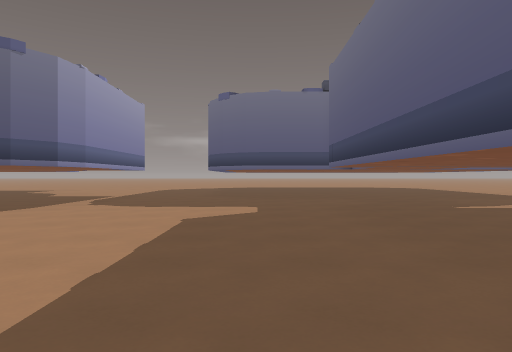
View 1 (above)

15 first-person views from a walk through a level from a Godot 3-D game. The camera is 1.2 m above the floor, looks level and sees 70° across. The floor is counted in squares, 2 m on a side. Each view is taken from the middle of a square. On the plan, view 1 faces up. The plan holds only what a view shows up to about 10 squares ahead; the rest is blank. The place goes on beyond the plan. Characters and animated objects are left out.

View 2
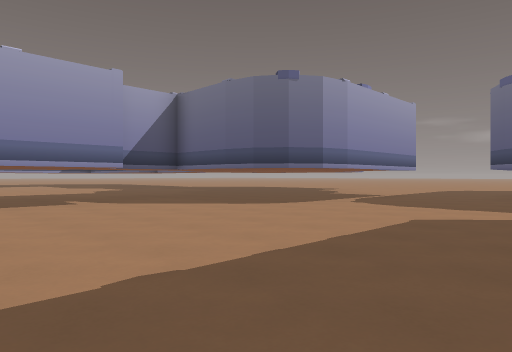

View 3
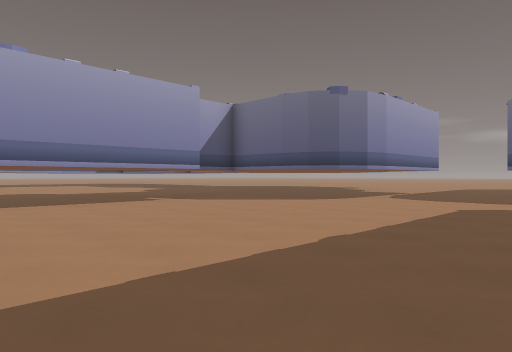

View 4
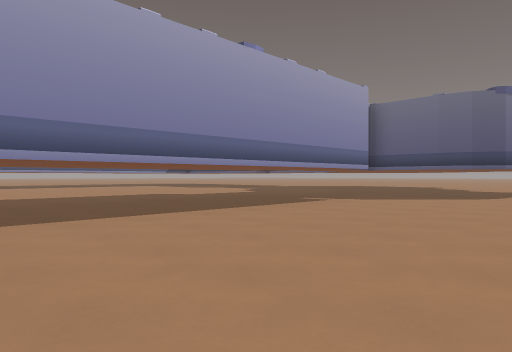

View 5
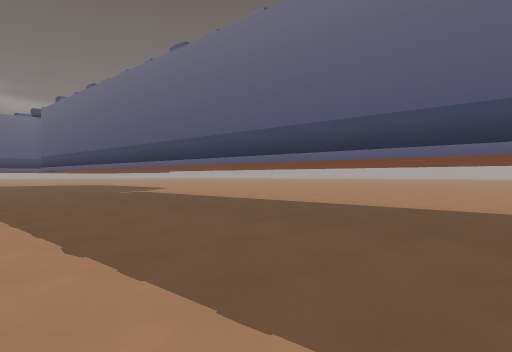

View 6
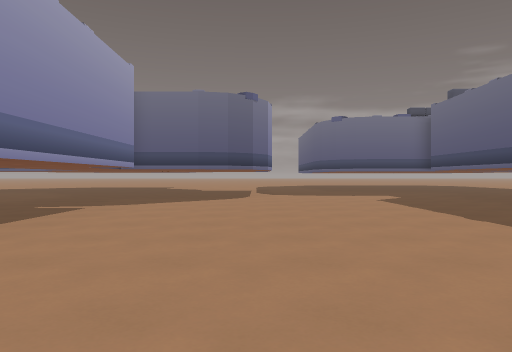

View 7
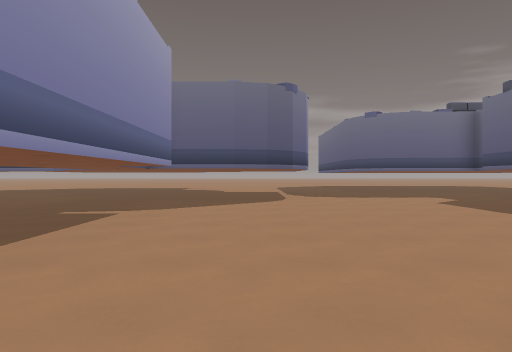

View 8
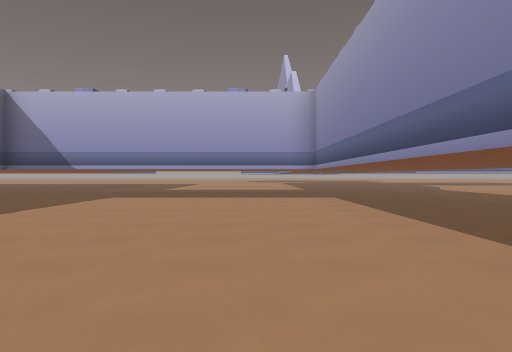

View 9
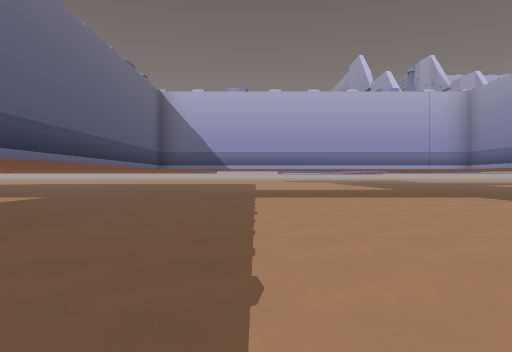

View 10
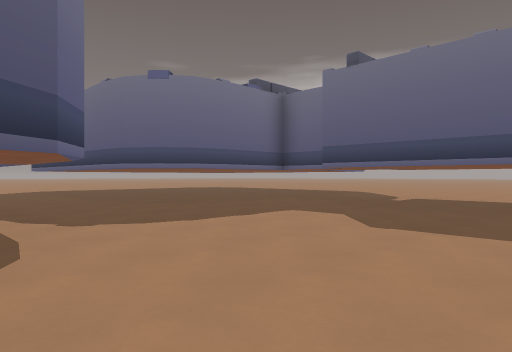

View 11
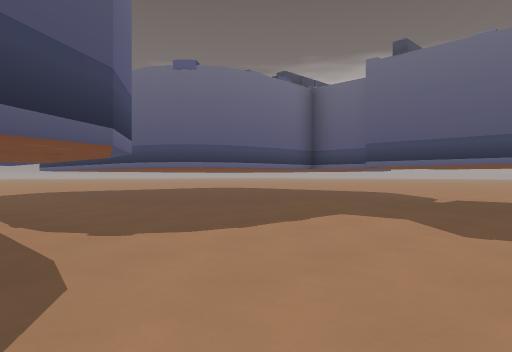

View 12
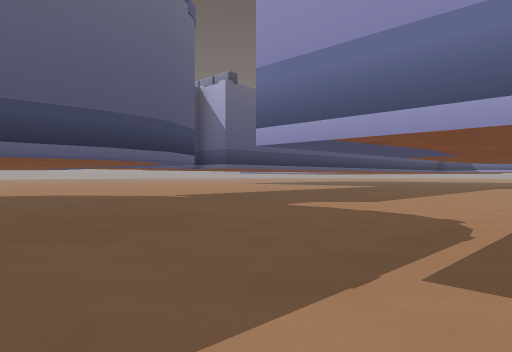

View 13
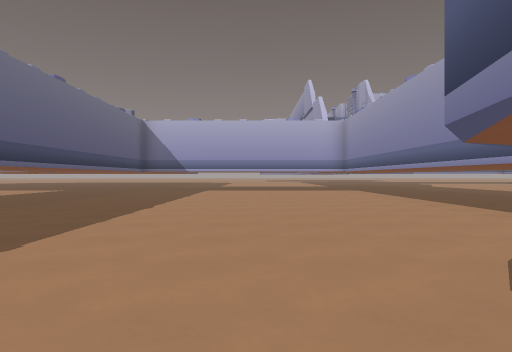

View 14
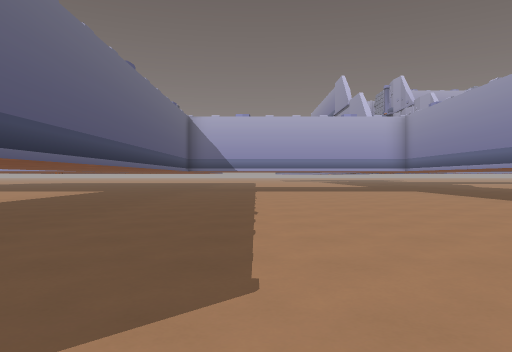

View 15
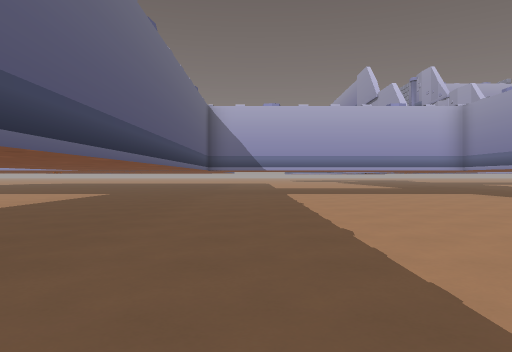

### Floor plan
Points are (right, up) in squares from view 1. A wall is a line through its corners. A room is listed if a view was taken in it or the views show most of it. See-through windows are left out.
Room 1 (views 1, 2, 3, 4, 5, 6, 7, 8, 9, 10, 11, 13, 14, 15)
walls: (-6.5, 3.5) (-6.5, -6.5) (1.5, -6.5) (1.5, 7.5) (2.5, 7.5) (2.5, 9.5) (0.5, 9.5); (-5.4, 5.5) (-7.5, 5.5) (-7.5, 3.6); (0.6, 9.5) (-0.3, 9.6) (-0.9, 10.1) (-1.3, 10.7) (-1.5, 11.5); (-3.5, 10) (-3.5, 7.5) (-3.7, 6.7) (-4.1, 6.1) (-4.7, 5.7) (-5.5, 5.5)
ways out: opening at (-2.5, 10.5) to room 2
Room 2 (view 12)
walls: (-4.7, 11.5) (-3.5, 11.5); (-1.5, 11.5) (-1.5, 14.6); (6.5, 9.5) (5.1, 9.5)
ways out: opening at (-2.5, 10.5) to room 1

Where each view was taken, in squares from view 1:
view 1: 0 up, 0 right, facing up
view 2: 0 up, 1 right, facing up-left
view 3: 2 down, 1 right, facing up-left
view 4: 5 down, 2 left, facing up-left
view 5: 6 down, 2 left, facing up-right
view 6: 4 down, 4 left, facing up
view 7: 3 down, 5 left, facing up
view 8: 3 up, 5 left, facing down
view 9: 3 up, 1 left, facing down
view 10: 3 up, 5 left, facing up-right
view 11: 4 up, 5 left, facing up-right
view 12: 13 up, 5 left, facing down-right
view 13: 8 up, 3 left, facing down
view 14: 7 up, 1 left, facing down
view 15: 5 up, 0 right, facing down
